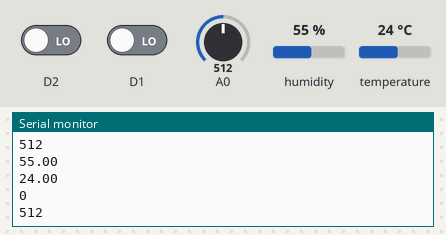
Recording of a sketch running on a simulated ESP8266 (NodeMCU). On the bench: the last lines printed to the serial monitor. The inputs (shaded band) are chosen by the test bench; at power-on: humidity 55 %, A0 = 512, D2 LOW, temperature 24 °C, D1 LOW. WiFi joins after 1.5 s; servers stay silent unless stated.

Above: at 2.7 s.
2.8 s: humidity set to 22 %
4.3 s: A0 set to 716
At 5.0 s:
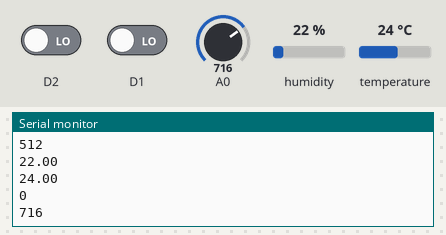
5.8 s: D2 driven HIGH
7.3 s: temperature set to 12 °C
At 8.7 s:
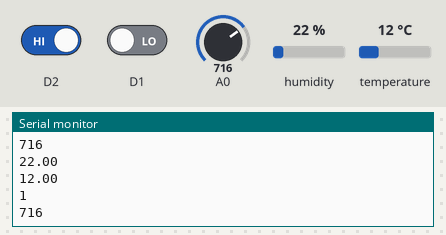
8.8 s: A0 set to 900
At 10.1 s:
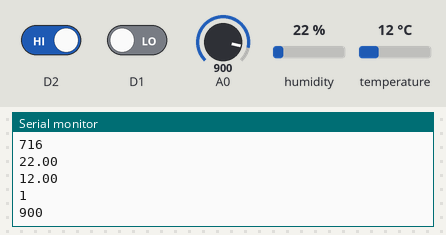
10.3 s: humidity set to 40 %
Timing chart, 0 to 12.8 s (numbered marks = the images above; inputs shaded):
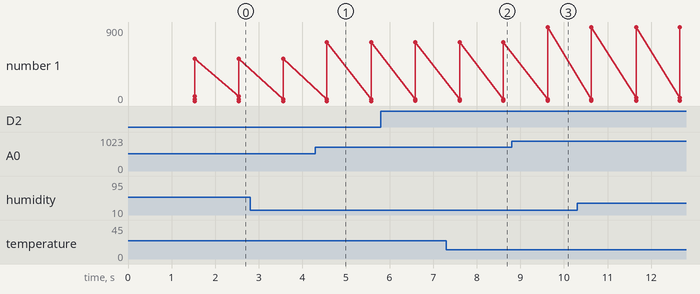

The sketch:

monitoring_gabah.ino
```cpp
#include <ESP8266WiFi.h>
#include <DHT.h>

const char* ssid = "B. RIEKE Bwh"; // Nama SSID WiFi Anda
const char* password = "gulamanis"; // Kata sandi WiFi Anda


#define DHTPIN D6 // Pin sensor DHT11 dihubungkan ke pin D3 (GPIO 0)
#define DHTTYPE DHT11 // Tipe sensor DHT11


DHT dht(DHTPIN, DHTTYPE);

void setup() {
  Serial.begin(9600);
  delay(10);

  // Menghubungkan ke jaringan WiFi
  Serial.println();
  Serial.print("Menghubungkan ke ");
  Serial.println(ssid);
  WiFi.begin(ssid, password);

  while (WiFi.status() != WL_CONNECTED) {
    delay(500);
    Serial.print(".");
  }

  Serial.println("");
  Serial.println("Koneksi WiFi berhasil");
  Serial.print("Alamat IP: ");
  Serial.println(WiFi.localIP());

  dht.begin();
}

void loop() {
    int pirValue = digitalRead(D1);
  int rainValue = digitalRead(D2);
  int cahayaValue = analogRead(A0);
  float humidity = dht.readHumidity();
  float temperature = dht.readTemperature();

  if (isnan(humidity) || isnan(temperature)) {
    Serial.println("Gagal membaca data dari sensor DHT11");
    return;
  }

  Serial.println(humidity);
  Serial.println(temperature);
  Serial.println(rainValue);
  Serial.println(cahayaValue);


  delay(1000);
  // Kode program utama
}
```

Measured:
- after the input at 4.3 s, the serial monitor: prints a new line after 0.26 s (image 1)
- after the input at 7.3 s, the serial monitor: prints a new line after 0.31 s (image 2)
- after the input at 8.8 s, the serial monitor: prints a new line after 0.83 s (image 3)
- plotted number 1: 512 → 716 after the input at 4.3 s, 716 → 900 after the input at 8.8 s
